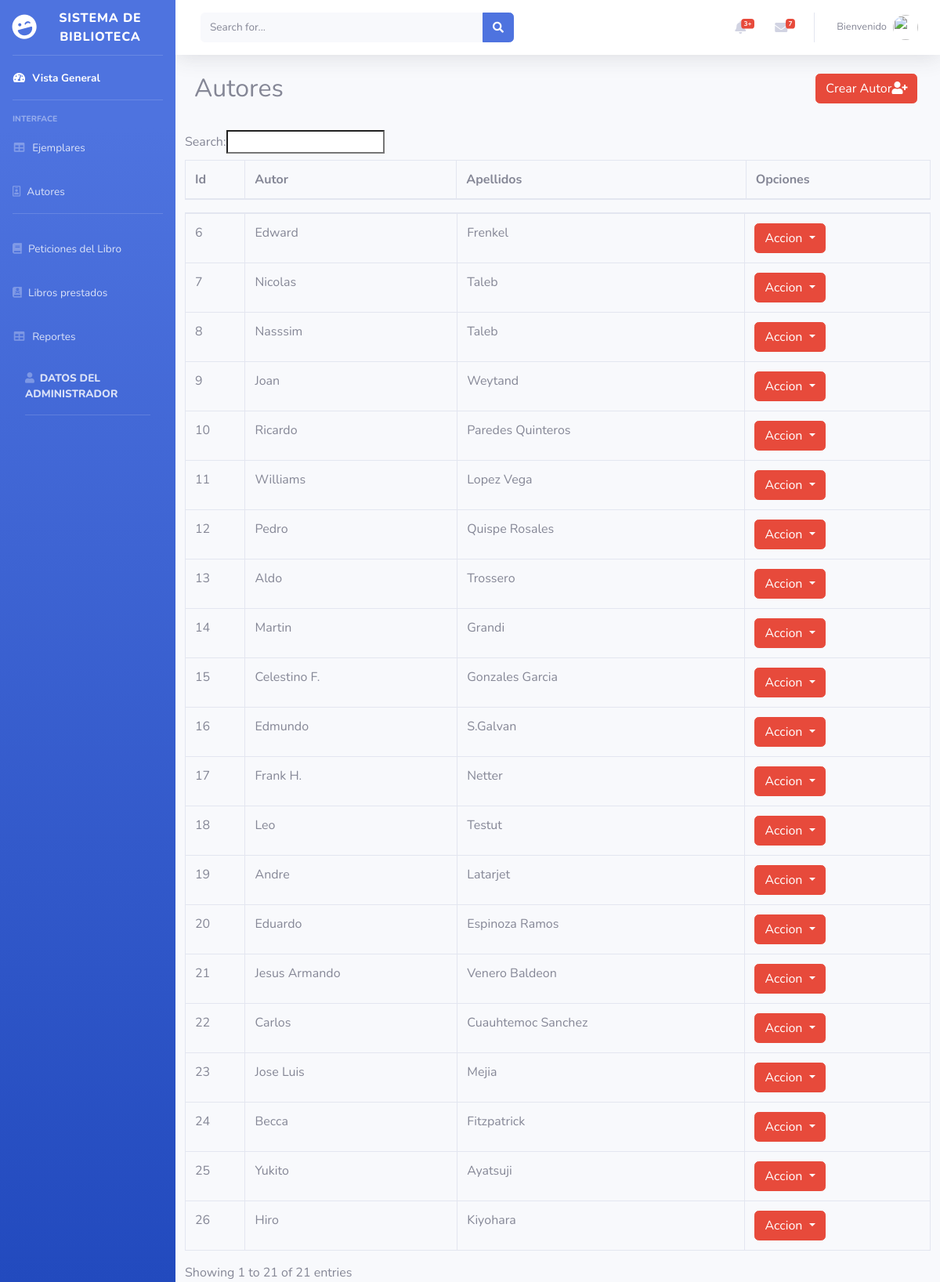
Page /index.php/autor on the committed database.
### tables this page shows
CREATE TABLE `autor` (
  `auto_id` int(11) NOT NULL,
  `auto_nombres` varchar(45) DEFAULT NULL,
  `auto_apellidos` varchar(45) DEFAULT NULL,
  `auto_biografia` text
);

### application/controllers/Autor.php (called while the page is built, shortened)
<?php
class Autor extends CI_Controller {
    public function __construct()
    {
        $this->load->model('Autor_model');
        $this->load->helper('url_helper');
        $this->load->helper('form');
        $this->load->library('form_validation');
    }
    public function index()
    {
        $this->load->view('administrador/header');
        $data['autores'] = $this->Autor_model->notes_list();
        $data['titulo'] = 'Listado';
        $this->load->view('autores/lista_autor', $data);
    }
}

### index.php (called while the page is built, shortened)
<?php
require_once BASEPATH.'core/CodeIgniter.php';

### application/models/Autor_model.php (called while the page is built, shortened)
<?php
class Autor_model extends CI_Model {
    public function notes_list()
    {
        $query = $this->db->get('autor');
        return $query->result();
    }
}

### application/views/autores/lista_autor.php (the view, shortened to what this page needs)
  <link rel="stylesheet" type="text/css" href="https://cdn.datatables.net/1.10.16/css/dataTables.bootstrap.min.css">
<div class="container">
    <div class="row mt40">
   <div class="col-md-10">
    <h2>Autores</h2>
   </div>
   <div class="col-md-2">
    <a href="<?php echo base_url('index.php/Autor/crear/') ?>" class="btn btn-danger">Crear Autor<i class="fas fa-user-plus"></i></a>
   </div>
   <br>
   <br>
   <br>
    <table class="table table-bordered" id="example" cellspacing="0" width="100%">
       <thead>
          <tr>
             <th>Id</th>
             <th>Autor</th>
             <th>Apellidos</th>
             <th>Opciones</th>
          </tr>
       </thead>
       <tbody>
          <?php if($autores): ?>
          <?php foreach($autores as $autor): ?>
          <tr>
             <td><?php echo $autor->auto_id; ?></td>
             <td><?php echo $autor->auto_nombres; ?></td>
             <td><?php echo $autor->auto_apellidos; ?></td>
             <td>
              <div class="dropdown">
                <button class="btn btn-danger dropdown-toggle" type="button" data-toggle="dropdown">Accion
                  <span class="caret"></span></button>
              </div>
             </td>
          </tr>
         <?php endforeach; ?>
         <?php endif; ?>
       </tbody>
    </table>
</div>
</div>
</body>
</html>

### rows in the picture
autor: auto_id "6", auto_nombres "Edward", auto_apellidos "Frenkel"
autor: auto_id "7", auto_nombres "Nicolas", auto_apellidos "Taleb"
autor: auto_id "8", auto_nombres "Nasssim", auto_apellidos "Taleb"
autor: auto_id "9", auto_nombres "Joan", auto_apellidos "Weytand"
autor: auto_id "10", auto_nombres "Ricardo", auto_apellidos "Paredes Quinteros"
autor: auto_id "11", auto_nombres "Williams", auto_apellidos "Lopez Vega"
autor: auto_id "12", auto_nombres "Pedro", auto_apellidos "Quispe Rosales"
autor: auto_id "13", auto_nombres "Aldo", auto_apellidos "Trossero"
autor: auto_id "14", auto_nombres "Martin", auto_apellidos "Grandi"
autor: auto_id "15", auto_nombres "Celestino F.", auto_apellidos "Gonzales Garcia"
autor: auto_id "16", auto_nombres "Edmundo", auto_apellidos "S.Galvan"
autor: auto_id "17", auto_nombres "Frank H.", auto_apellidos "Netter"
autor: auto_id "18", auto_nombres "Leo", auto_apellidos "Testut"
autor: auto_id "19", auto_nombres "Andre", auto_apellidos "Latarjet"
autor: auto_id "20", auto_nombres "Eduardo", auto_apellidos "Espinoza Ramos"
autor: auto_id "21", auto_nombres "Jesus Armando", auto_apellidos "Venero Baldeon"
autor: auto_id "22", auto_nombres "Carlos", auto_apellidos "Cuauhtemoc Sanchez"
autor: auto_id "23", auto_nombres "Jose Luis", auto_apellidos "Mejia"
autor: auto_id "24", auto_nombres "Becca", auto_apellidos "Fitzpatrick"
autor: auto_id "25", auto_nombres "Yukito", auto_apellidos "Ayatsuji"
autor: auto_id "26", auto_nombres "Hiro", auto_apellidos "Kiyohara"
